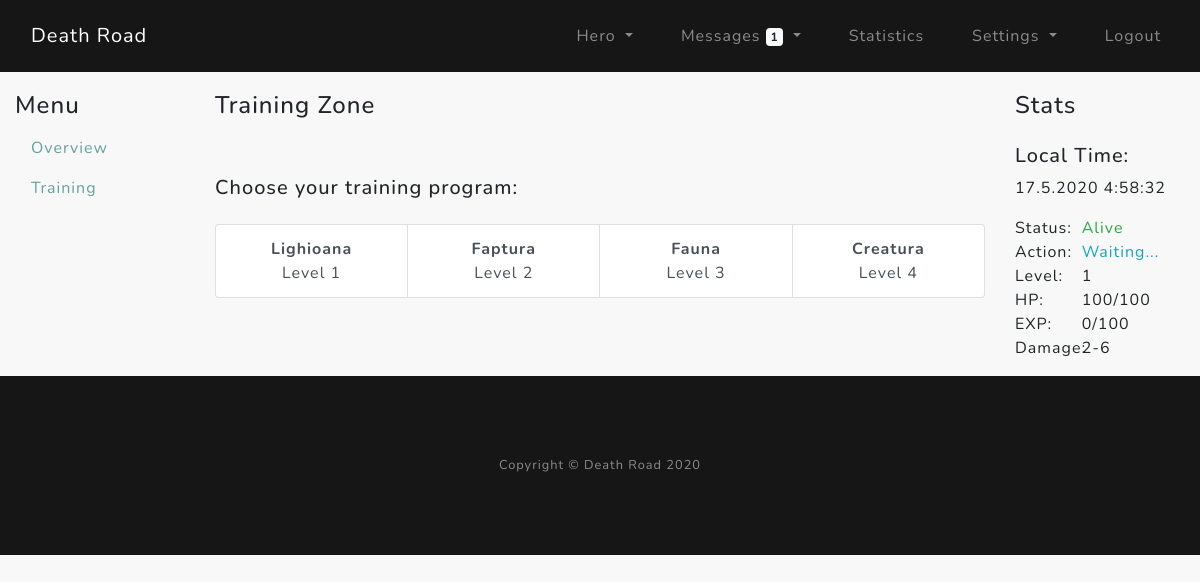
The app's page /hero/training (signed in) with its own data.
### core/models.py (models this page shows)
class AnimalsTraining(db.Model):
    __tablename__ = "animals"
    id = Column(Integer, primary_key=True)  # animal ID
    name = Column(String(32))  # animal name
    description = Column(Text)  # short description for the animal
    hp = Column(Integer)  # HP of the animal
    attack_point = Column(Integer)  # attack points of the animal
    exp_given = Column(Integer)  # experience given to the hero when animal is dead
    duration = Column(Integer)  # second needed to return home from current mission

class Hero(db.Model):
    __tablename__ = "hero"
    acc_id = Column(Integer, primary_key=True)  # hero id connected to account id
    name = Column(String(16), unique=True)  # name of the hero
    gender = Column(Boolean)  # 0 - male / 1 - female
    date_created = Column(DateTime)  # date created the hero
    level = Column(Integer)  # current level of the hero
    current_exp = Column(Integer)  # current experience of hero
    next_lvl_exp = Column(Integer)  # exp needed for next level
    hp = Column(Integer)  # current hero health HP
    hp_max = Column(Integer)  # current hero health HP
    hp_regen_rate = Column(Integer)  # hp regeneration per second
    hp_check_regen = Column(DateTime)  # used to calculate the regenerated hp over time
    alive = Column(Integer)  # Check if hero is Death (0), Reviving (1), Alive (2)
    death_check = Column(DateTime)  # Time when the hero was revived
    revive_time = Column(Integer)  # seconds needed to revive the hero after the revive button is pressed
    action = Column(Integer)  # Hero current situation: Waiting (0), Returning from battle (1)
    return_from_action = Column(DateTime)  # Tine when the action (example battle) took place
    return_seconds = Column(Integer)  # Seconds until the hero will be home
    attack_point = Column(Integer)  # attack points needed to calculate damage

### core/hero/routes.py (the view)
@hero.route("/hero/training")
@login_required
def hero_training():
    if acc_has_hero(current_user.id):
        return redirect(url_for("hero.hero_create"))
    get_unread_msgs = unread_msgs(current_user.username)
    hp_regeneration(current_user.id)
    hero = Hero.query.filter_by(acc_id=current_user.id).first()
    if hero.action == 1:
        battle_return_time(current_user.id)
    if hero.current_exp >= hero.next_lvl_exp:
        level_up(current_user.id)
    animals = AnimalsTraining.query.all()
    if hero.alive == 1:
        revive_hero(current_user.id)
    reviving_time = hero.death_check + timedelta(seconds=hero.revive_time)
    returning_time = hero.return_from_action + timedelta(seconds=hero.return_seconds)
    return render_template("hero_training.html", hero=hero, animals=animals, get_unread_msgs=get_unread_msgs,
                           reviving_time=reviving_time, returning_time=returning_time)

### core/hero/utils.py (called while the page is built, shortened)
def acc_has_hero(current_acc_id):
    hero = Hero.query.filter_by(acc_id=current_acc_id).first()
    return False if hero else True

def hp_regeneration(current_acc_id):
    regen = Hero.query.filter_by(acc_id=current_acc_id).first()

### core/models.py (called while the page is built)
@login_manager.user_loader
def load_user(user_id):
    return User.query.get(int(user_id))

### core/utils/unread_msgs.py (called while the page is built)
def unread_msgs(current_acc_uname):
    gum = Messages.query.filter_by(recipient=current_acc_uname, del_in=False, seen=False).count()
    return gum

### core/templates/hero_training.html (shortened to what this page needs)
{% extends "hero_layout.html" %}
{% block hero_main %}
<div class="col-lg-8">
    <h4>Training Zone</h4>
    {% if hero.alive == 0 %}
    <div class="row pt-5 pb-3">
        <div class="col">
            <h5>Your hero is currently dead.</h5>
        </div>
    </div>
    {% elif hero.alive == 1 %}
    <div class="row pt-5 pb-3">
        <div class="col">
            <h5>Your hero is currently reviving. Wait...</h5>
        </div>
    </div>
    {% else %}
    <div class="row pt-5 pb-3">
        <div class="col">
            <h5>Choose your training program:</h5>
        </div>
    </div>
    <div class="row">
        <div class="col">
            <div class="list-group list-group-horizontal pb-5 text-center" id="list-tab" role="tablist">
                {% for animal in animals %}
                <a class="list-group-item list-group-item-action" id="list-home-list" data-toggle="list"
                   href="#animal-{{ animal.name }}" role="tab" aria-controls="home">
                    <strong>{{ animal.name }}</strong><br> Level {{ animal.id }}
                </a>
                {% endfor %}
            </div>
        </div>
    </div>
    {% endif %}
</div>
{% include "hero_stats.html" %}
{% endblock %}

### core/templates/hero_stats.html (shortened to what this page needs)
<div class="col-lg-2 order-first order-lg-2">
    <h4>Stats</h4>
    <div class="row py-3">
        <div class="col">
            <h5>Local Time:</h5>
            <div id="timeNow"></div>
        </div>
    </div>
    <div class="row">
        <div class="col-4">Status:</div>
        {% if hero.alive == 2 %}
        <div class="col-8 text-success">Alive</div>
        {% elif hero.alive == 1 %}
        <div class="col-8 text-warning">Reviving</div>
        {% else %}
        <div class="col-8 text-danger">Dead</div>
        {% endif %}
    </div>
    <div class="row">
        <div class="col-4">Action:</div>
        {% if hero.action == 1 %}
        <div class="col-8 text-warning">Returning</div>
        {% else %}
        <div class="col-8 text-info">Waiting...</div>
        {% endif %}
    </div>
    <div class="row">
        <div class="col-4">Level:</div>
        <div class="col-8">{{ hero.level }}</div>
    </div>
    <div class="row">
        <div class="col-4">HP:</div>
        <div class="col-8">{{ hero.hp }}/{{ hero.hp_max }}</div>
    </div>
    <div class="row">
        <div class="col-4">EXP:</div>
        <div class="col-8">{{ hero.current_exp }}/{{ hero.next_lvl_exp }}</div>
    </div>
    <div class="row">
        <div class="col-4">Damage:</div>
        <div class="col-8">{{ (hero.attack_point * 0.5)|round|int }}-{{ (hero.attack_point * 1.26)|round|int }}</div>
    </div>
</div>

### core/static/custom-style.css (style rules this page uses)
html, body { scroll-behavior: smooth; }
body { font-family: 'Nunito'; letter-spacing: 0.0625em; background-color: #f8f8f8; }
a { color: #64a19d; }

### records on screen
AnimalsTraining: name "Lighioana", id "1"
AnimalsTraining: name "Faptura", id "2"
AnimalsTraining: name "Fauna", id "3"
AnimalsTraining: name "Creatura", id "4"
Hero: level "1", hp "100", hp_max "100", current_exp "0", next_lvl_exp "100", (hero.attack_point*0.5)|round|int "2", (hero.attack_point*1.26)|round|int "6"

### other values on screen
{{ get_unread_msgs }} "1"
